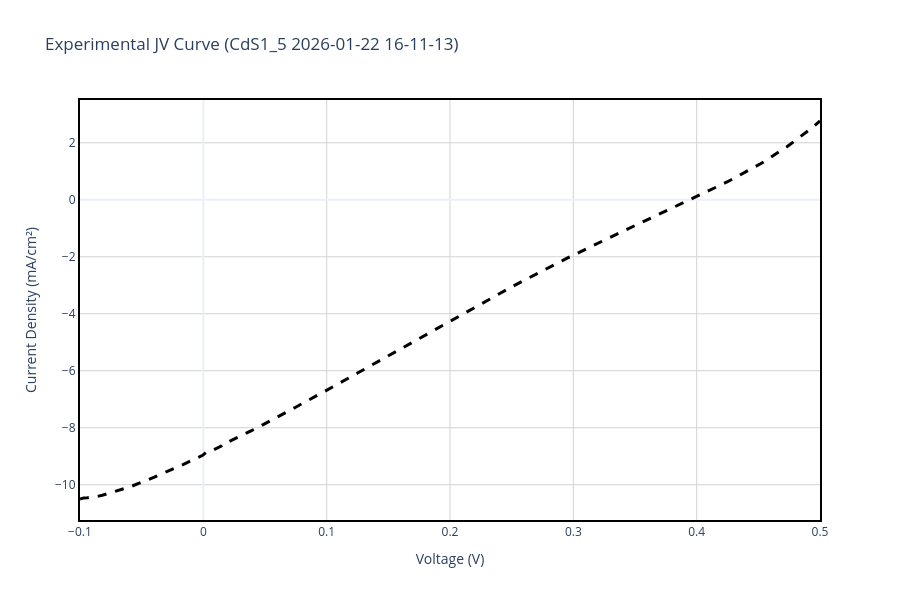

Notebook source saved alongside this figure:
### Markdown cell above
## Section 2: Experimental Data Reading and Visualization

### Background: The J-V Curve
The current density-voltage (J-V) curve is a fundamental characterization of photovoltaic devices. It shows how the current output of a solar cell varies with applied voltage under steady illumination. Key parameters extracted from the J-V curve include:

- **$V_{oc}$ (Open Circuit Voltage)**: Maximum voltage output when no current flows  
- **$J_{sc}$ (Short Circuit Current Density)**: Maximum current when voltage is zero  
- **$FF$ (Fill Factor)**: Ratio of maximum power to the product of $V_{oc}$ and $J_{sc}$  
- **$\eta$ (Power Conversion Efficiency)**: Percentage of incident solar power converted to electrical power

In this section, we read experimental I-V data from the solar simulator measurements and prepare it for comparison with simulations.

### Code cell
# -------------------------------------------------------------
# PLOT 1: READ EXPERIMENTAL DATA & CONVERT TO JV CURVE
# -------------------------------------------------------------

# File paths (Adjust these to match your actual file names in the folder)
exp_file = "C:/Users/jp_ol/OneDrive/Ambiente de Trabalho/TESE/Data_Analysis/data/CdS1/CdS1_IV Graph.xlsx"
results_file = "C:/Users/jp_ol/OneDrive/Ambiente de Trabalho/TESE/Data_Analysis/data/CdS1/CdS1_Results Table.xlsx"

# The specific measurement you want to plot
col_name = "CdS1_5 2026-01-22 16-11-13"  # Adjust this to match the exact measurement name in your IV GRAPH excel

# 1. READ RESULTS TABLE TO CALCULATE EXACT ACTIVE AREA
try:
    results_df = pd.read_excel(results_file, engine='openpyxl')
    
    print(f"📊 Available measurements in Results Table:")
    for i, meas in enumerate(results_df['Measurement'].values):
        print(f"   {i}: {meas}")
    
    # Locate the specific measurement in the Results Table
    target_row = results_df[results_df['Measurement'] == col_name]
    
    if not target_row.empty:
        isc_a = target_row['Isc A'].values[0]
        jsc_ma = target_row['Jsc mA/cm2'].values[0]
        
        # Calculate Active Area: (Isc / Jsc) * 1000
        calculated_area = (isc_a / jsc_ma) * 1000
        print(f"\n✅ Target measurement '{col_name}' found in Results Table.")
        print(f"📐 Dynamically calculated Active Area: {calculated_area:.4f} cm²")
    else:
        print(f"\n⚠️ Measurement '{col_name}' NOT FOUND in Results Table!")
        print(f"   Please update 'col_name' variable to match one of the measurements above.")
        print(f"   Using fallback area: {ACTIVE_AREA_CM2} cm²")
        calculated_area = ACTIVE_AREA_CM2
except Exception as e:
    print(f"❌ Error reading Results Table: {type(e).__name__}: {e}")
    print(f"   Using fallback area: {ACTIVE_AREA_CM2} cm²")
    calculated_area = ACTIVE_AREA_CM2

# 2. READ IV GRAPH & CONVERT TO JV CURVE
exp_df_raw = pd.read_excel(exp_file, header=None)
col_idx = None
for i in range(len(exp_df_raw.columns)):
    if col_name in str(exp_df_raw.iloc[0, i]):
        col_idx = i
        break

if col_idx is None:
    raise ValueError(f"Column '{col_name}' not found in {exp_file}")

# Skip the 1st row (which contains the string headers 'Vmeas' and 'Imeas')
# Row 0: measurement label, Row 1: column type labels, Row 2+: data
v_exp_raw = pd.to_numeric(exp_df_raw.iloc[2:, col_idx], errors='coerce')
i_exp_raw = pd.to_numeric(exp_df_raw.iloc[2:, col_idx + 1], errors='coerce')

# Remove NaN values
valid_mask = pd.notna(v_exp_raw) & pd.notna(i_exp_raw)
v_exp = v_exp_raw[valid_mask].values
i_exp = i_exp_raw[valid_mask].values

# Convert Current (A) to Current Density (mA/cm2) using the dynamically calculated area
j_exp = (i_exp * 1000) / calculated_area

# Invert current if necessary (to match SCAPS typical output or 1st quadrant representation)
if INVERT_EXP_CURRENT:
    j_exp = -j_exp

# Create a clean DataFrame
exp_data = pd.DataFrame({'v(V)': v_exp, 'jtot(mA/cm2)': j_exp}).dropna()

# Apply correction factor to experimental current density from EQE    ------------------------------ correction factor HERE
exp_data['jtot(mA/cm2)'] = exp_data['jtot(mA/cm2)'] * 1.109959

# 3. PLOT EXPERIMENTAL JV CURVE
fig1 = go.Figure()
fig1.add_trace(go.Scatter(
    x=exp_data['v(V)'], 
    y=exp_data['jtot(mA/cm2)'], 
    mode='lines', name='Experimental (Converted to J)', 
    line=dict(color='black', dash='dash', width=3)
))
fig1.update_xaxes(showline=True, linewidth=2, linecolor='black', mirror=True)
fig1.update_yaxes(showline=True, linewidth=2, linecolor='black', mirror=True)
fig1.update_layout(
    title=f"Experimental JV Curve ({col_name})",
    xaxis_title='Voltage (V)',
    yaxis_title='Current Density (mA/cm²)',
    template='plotly_white', width=900, height=600,
    plot_bgcolor='white',
    xaxis=dict(showgrid=True, gridwidth=1, gridcolor='lightgray'),
    yaxis=dict(showgrid=True, gridwidth=1, gridcolor='lightgray')
)
fig1.show()
fig1.write_image(os.path.join(plots_dir, 'Experimental_JV.png'), width=900, height=600)
print(f"✅ Saved Plot 1 to {plots_dir}/Experimental_JV.png")

print(f"📈 Maximum Current Density: {max(exp_data['jtot(mA/cm2)']):.2f} mA/cm²")

### Figure 1 — Plotly figure (JSON) as saved in the notebook; plotly's stock layout.template omitted (floating-point values rounded to 4 significant figures; data arrays with more than 128 entries replaced by an {"elided": "..."} marker saying what was removed)
{"data": [{"line": {"color": "black", "dash": "dash", "width": 3}, "mode": "lines", "name": "Experimental (Converted to J)", "type": "scatter", "x": {"elided": "200 float values"}, "y": {"elided": "200 float values"}}], "layout": {"height": 600, "plot_bgcolor": "white", "title": {"text": "Experimental JV Curve (CdS1_5 2026-01-22 16-11-13)"}, "width": 900, "xaxis": {"gridcolor": "lightgray", "gridwidth": 1, "linecolor": "black", "linewidth": 2, "mirror": true, "showgrid": true, "showline": true, "title": {"text": "Voltage (V)"}}, "yaxis": {"gridcolor": "lightgray", "gridwidth": 1, "linecolor": "black", "linewidth": 2, "mirror": true, "showgrid": true, "showline": true, "title": {"text": "Current Density (mA/cm²)"}}}}
